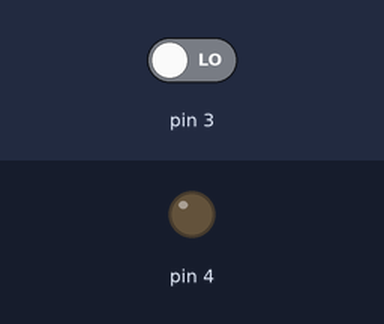
The sketch below on a simulated Arduino Uno, built with avr-gcc and run on an emulated ATmega328P. On the bench: output pins drawn as LEDs (lit = HIGH). The inputs (shaded band) are chosen by the test bench; at power-on: pin 3 LOW.

Above: at 1.2 s.
1.3 s: pin 3 driven HIGH
At 2.5 s:
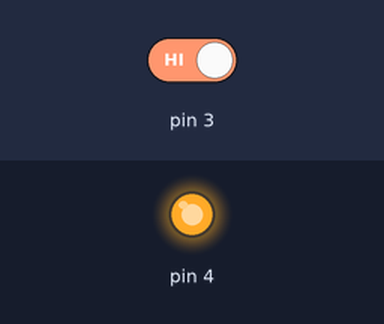
2.8 s: pin 3 driven LOW
At 3.8 s:
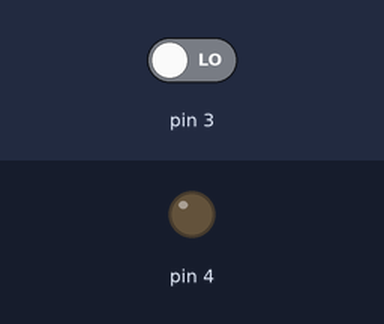
Timing chart, 0 to 5.8 s (numbered marks = the images above; inputs shaded):
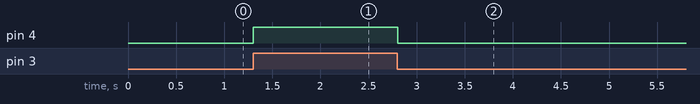

Measured:
- after the input at 1.3 s, pin 4: LOW → HIGH at once
- after the input at 2.8 s, pin 4: HIGH → LOW at once

The sketch:

switch.ino
```cpp
void setup() {
  // put your setup code here, to run once:
 pinMode(3,INPUT);
 pinMode(4,OUTPUT);
}

void loop() {
  // put your main code here, to run repeatedly:
digitalWrite(4,digitalRead(3));
delay(20);
}
```
